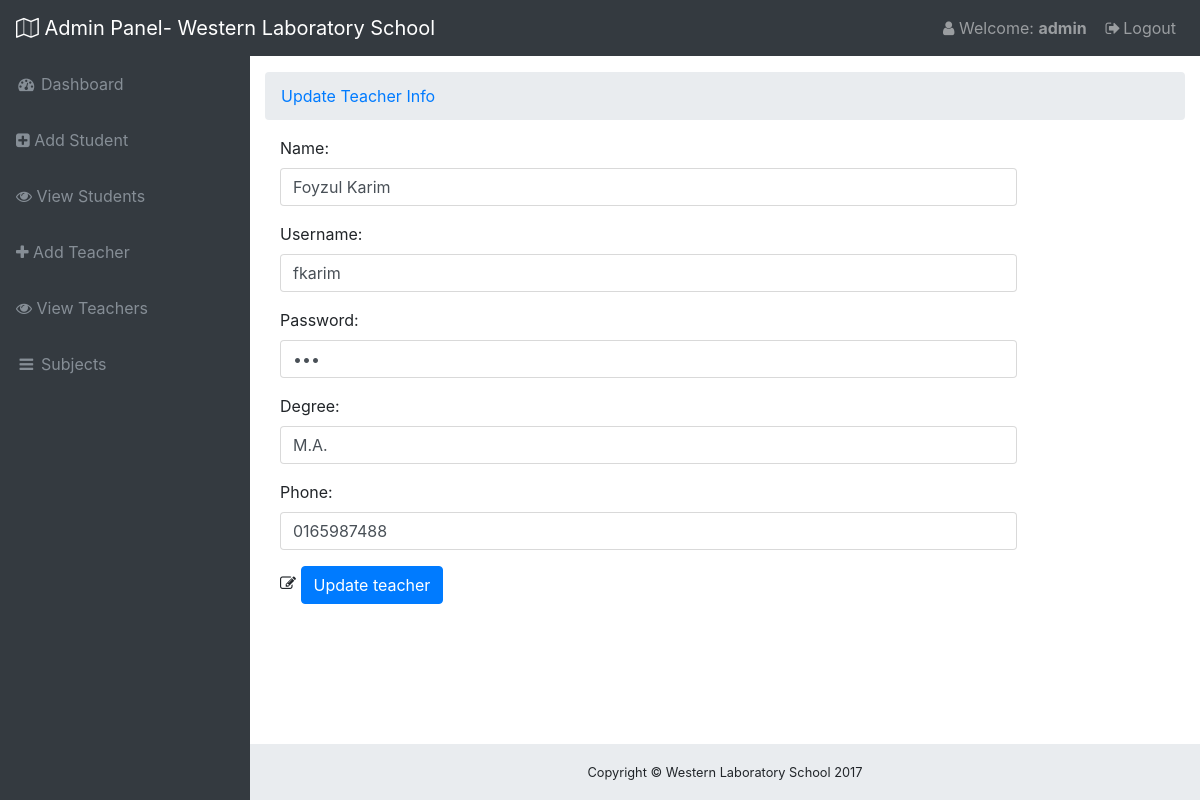
Page /admin/editteacher.php?tcid=1 (signed in) on the committed database.
### tables this page shows
CREATE TABLE `tbl_teacher` (
  `id` int(11) NOT NULL,
  `name` varchar(50) NOT NULL,
  `username` varchar(50) NOT NULL,
  `password` varchar(32) NOT NULL,
  `degree` varchar(50) NOT NULL,
  `phone` varchar(30) NOT NULL
);

### libs/Database.php (called while the page is built, shortened)
<?php
Class Database{
	public $host   = DB_HOST;
	public $user   = DB_USER;
	public $pass   = DB_PASS;
	public $dbname = DB_NAME;
	public $link;
	private function connectDB(){
	$this->link = new mysqli($this->host, $this->user, $this->pass, $this->dbname);
 }
	public function select($query){
		$result = $this->link->query($query) or die($this->link->error.__LINE__);
		if($result->num_rows > 0){
			return $result;
		} else {
			return false;
		}
	}
}

### classes/Adminobls.php (called while the page is built, shortened)
<?php
    include_once ("/../libs/Database.php");
Class Adminobls{
	private $db;
	public function __construct(){
		$this->db = new Database();
	}
	public function getSingleTeacherRows($tcid){
		$sql = "SELECT * FROM tbl_teacher WHERE id = '$tcid'";
		$result = $this->db->select($sql);
		return $result;
	}
	}
?>

### admin/editteacher.php (the view, shortened to what this page needs)
<?php
include_once "admin_header.php";
?>
    <div class="container-fluid">
      <ol class="breadcrumb">
        <li class="breadcrumb-item">
          <a href="#">Update Teacher Info</a>
        </li>
      </ol>
    	 <?php
    	  if (isset($_GET['tcid'])){
                  $tcid = $_GET['tcid'] ;
            }
		?>
		<?php
                  $single = $ad->getSingleTeacherRows($tcid);
                  if ($single) {
                    while ($row = $single->fetch_assoc()) {
        ?>
		<form class="form-horizontal" action="" method="POST">
		  <div class="form-group">
		    <label class="control-label col-sm-2" for="email">Name:</label>
		    <div class="col-sm-10">
		      <input type="text" name="name" class="form-control" id="email" value="<?php echo $row['name'];?>">
		    </div>
		  </div>
		  <div class="form-group">
		    <label class="control-label col-sm-2" for="email">Username:</label>
		    <div class="col-sm-10">
		      <input type="text" name="uname" class="form-control" id="email" value="<?php echo $row['username'];?>">
		    </div>
		  </div>
		  <div class="form-group">
		    <label class="control-label col-sm-2" for="pwd">Password:</label>
		    <div class="col-sm-10">
		      <input type="password" name="pass" class="form-control" id="pwd" value="<?php echo $row['password'];?>">
		    </div>
		  </div>
		  <div class="form-group">
		    <label class="control-label col-sm-2" for="email">Degree:</label>
		    <div class="col-sm-10">
		      <input type="text" name="degree" class="form-control" id="email" value="<?php echo $row['degree'];?>">
		    </div>
		  </div>
		  <div class="form-group">
		    <label class="control-label col-sm-2" for="email">Phone:</label>
		    <div class="col-sm-10">
		      <input type="text" name="phone" class="form-control" id="email" value="<?php echo $row['phone'];?>">
		    </div>
		  </div>
		  <div class="form-group">
		    <div class="col-sm-offset-2 col-sm-10">
		    	<i class="fa fa-pencil-square-o" aria-hidden="true"></i>
		      <input type="submit" class="btn btn-primary" value="Update teacher" />
		    </div>
		  </div>
		</form>
		<?php
			   	}
              }
		?>
	</div>
<?php
include_once "admin_footer.php";
?>

### admin/css/sb-admin.css (style rules this page uses)
html { position: relative; min-height: 100%; }
body { overflow-x: hidden; }
body.sticky-footer { margin-bottom: 56px; }
body.fixed-nav { padding-top: 56px; }

### rows in the picture
tbl_teacher: name "Foyzul Karim", uname "fkarim", degree "M.A.", phone "0165987488"

### other values in the picture
Session::get('username') "admin"
